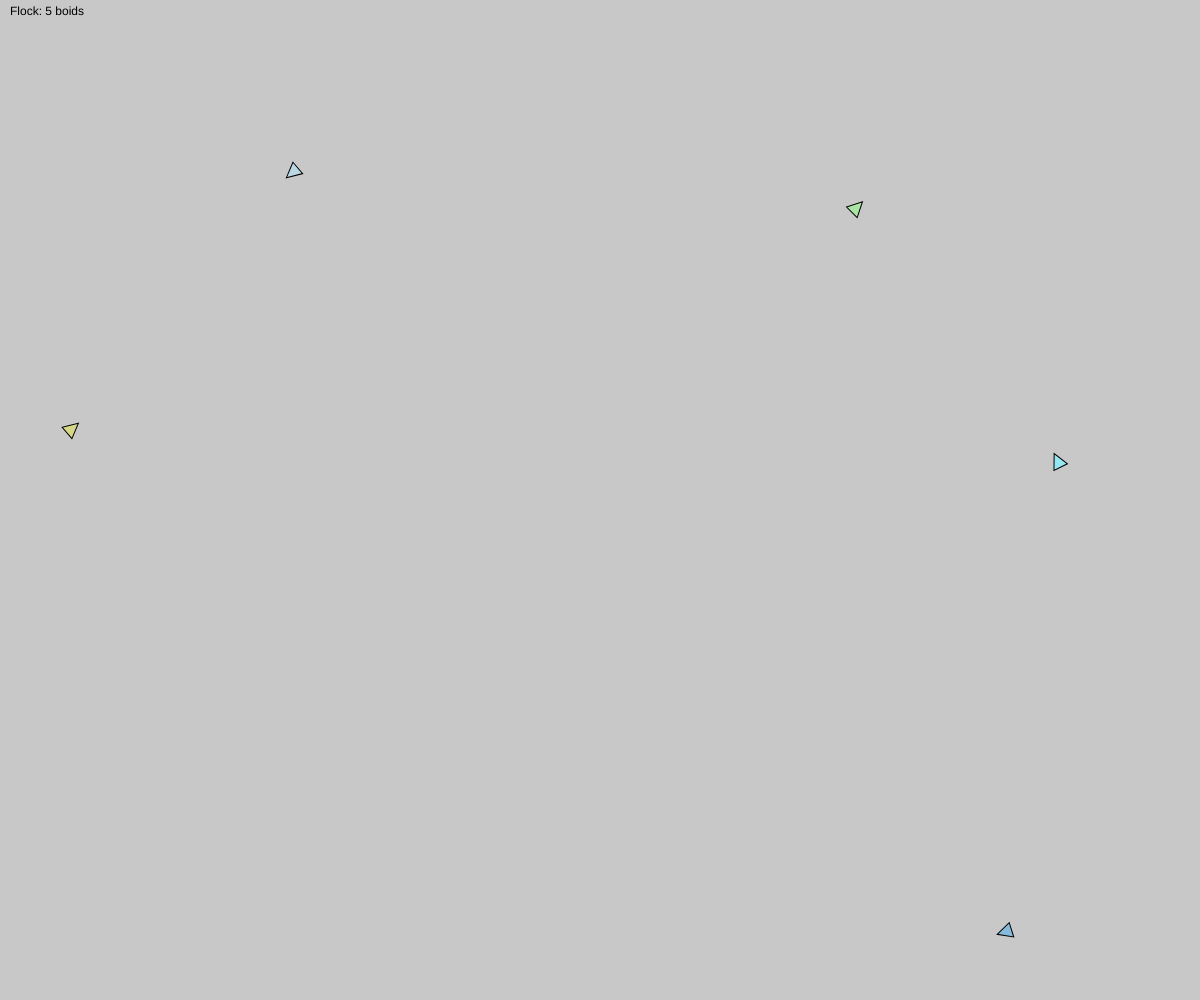
Frame 1 (no input)
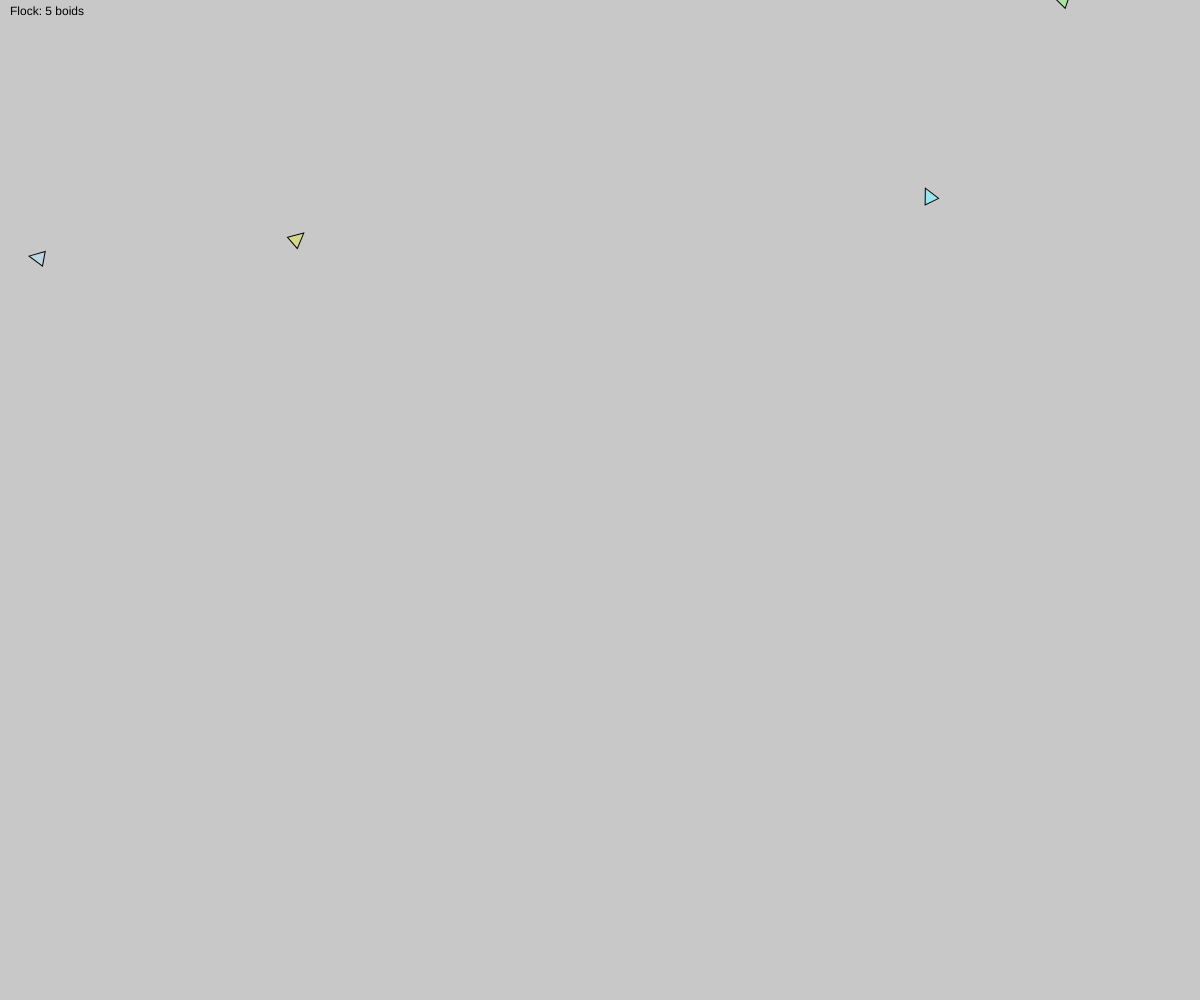
Frame 60 (no input)
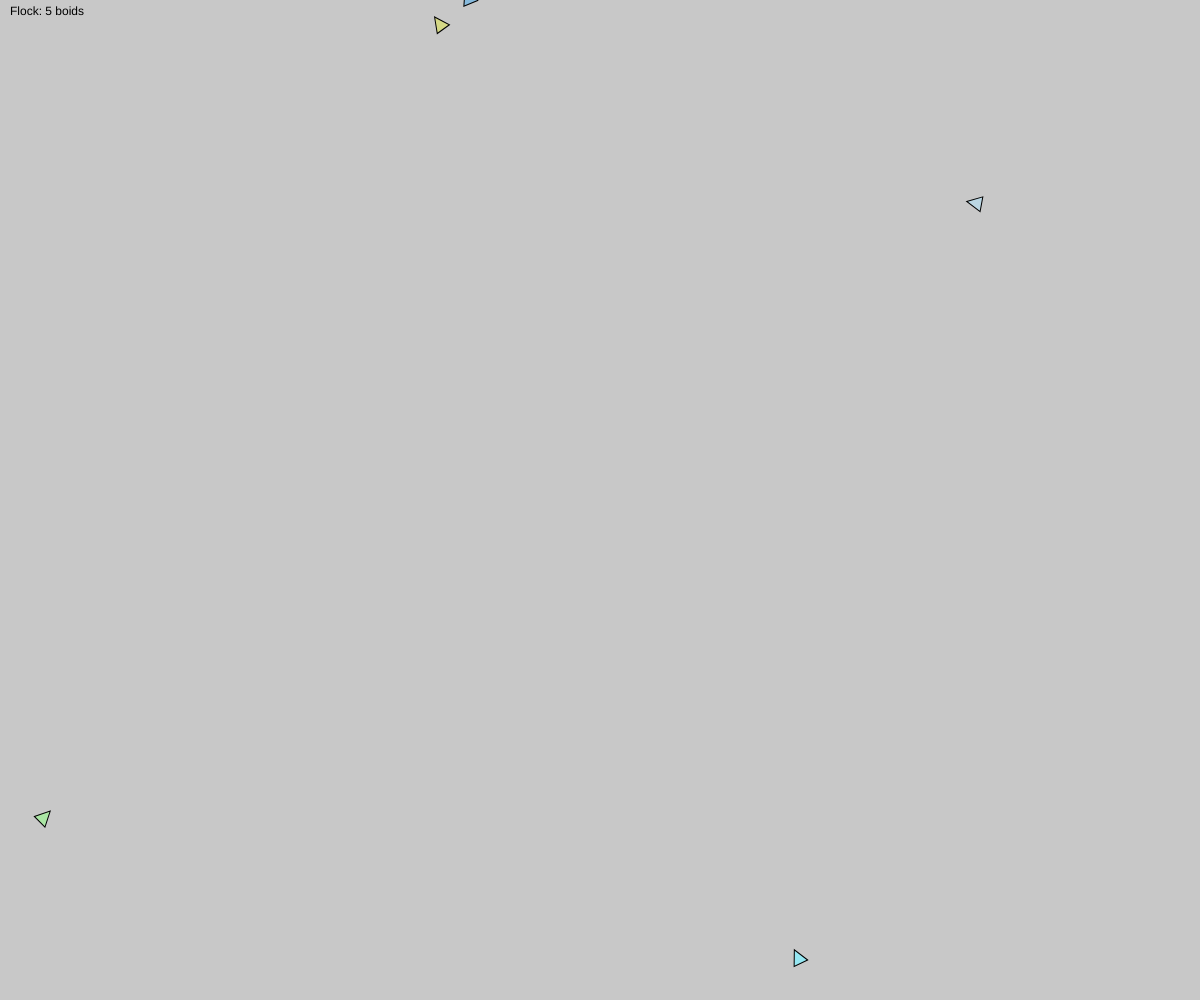
Frame 120 (the mouse pressed at the canvas centre since frame 60)

The p5.js sketch that drew these frames (run headless with seeded random() and noise() and a simulated clock; from frame 60 on, the mouse is pressed at the canvas centre):

// p5.js sketch
// ── sketch.js
// Sketch Constants
const NUM_BOIDS = 5;
const BOID_SIZE = 15;
const BOID_SPEED = 5;
const PERCEPTION = 75;
const SHOW_SIGHT = false;
const BORDER_MODE = "wrap" // "wrap" or "box"
const BOX_ROTATE_FACTOR = 0.5;

// Sketch Globals
var CANVAS_X = 0;
var CANVAS_Y = 0; 

// Weights
const ALIGNMENT_WEIGHT = 1.0;
const COHESION_WEIGHT = 1.0;
const SEPARATION_WEIGHT = 1.25;

// Flock
const flock = [];

// Classes
class Boid {
  constructor(x, y, dir) {
    this.pos = createVector(x, y);
    this.vel = createVector(BOID_SPEED, BOID_SPEED);
    this.vel.rotate(radians(dir));
    this.col = [
      random(125, 255),
      random(125, 255),
      random(125, 255)
    ]
  }
  // Utility functions
  getPos() {
    return this.pos;
  }
  getVel() {
    return this.vel;
  }
  // Main class functions
  draw() {
    push();
    translate(this.pos.x, this.pos.y);
    if (SHOW_SIGHT) {
      noFill();
      circle(0, 0, PERCEPTION);
    }
    rotate(this.vel.heading());
    fill(this.col);
    triangle(
      0 - (BOID_SIZE / 2), 
      0 + (BOID_SIZE / 2), 
      0 - (BOID_SIZE / 2), 
      0 - (BOID_SIZE / 2), 
      0 + (BOID_SIZE / 2), 
      0 
    );
    pop();

  }
  move(boids) {
    let alignment = this.alignment(boids);
    let cohesion = this.cohesion(boids);
    let separation = this.separation(boids);
    alignment.mult(ALIGNMENT_WEIGHT);
    cohesion.mult(COHESION_WEIGHT);
    separation.mult(SEPARATION_WEIGHT);
    this.vel.add(alignment);
    this.vel.add(cohesion);
    this.vel.add(separation);
    this.vel.normalize();
    this.vel.setMag(BOID_SPEED);
    this.pos.add(this.vel);
  }
  border() {
    if(BORDER_MODE == "wrap") {
      if(this.pos.x < -BOID_SIZE) {
        this.pos.x = (CANVAS_X + BOID_SIZE);
      }
      if(this.pos.y < -BOID_SIZE) {
        this.pos.y = (CANVAS_Y + BOID_SIZE);
      }
      if(this.pos.x > CANVAS_X + BOID_SIZE) {
        this.pos.x = -BOID_SIZE;
      }
      if(this.pos.y > CANVAS_Y + BOID_SIZE) {
        this.pos.y = -BOID_SIZE;
      }
    } else if (BORDER_MODE == "box") {
      if (this.pos.x - PERCEPTION < 0) { // left bound
        if(this.vel.y < 0) { // go right
          let cv = createVector(0, -1);
          cv.div(this.pos.x / BOID_SIZE);
          this.vel.add(cv);
        } else { // go left
          let cv = createVector(0, 1);
          cv.div(this.pos.x / BOID_SIZE);
          this.vel.add(cv);
        }
      } 
      if (this.pos.y - PERCEPTION < 0) { // top bound
        if (this.vel.x > 0) { // go right
          let cv = createVector(1, 0);
          cv.div(this.pos.y / BOID_SIZE);
          this.vel.add(cv);
        } else { // go left
          let cv = createVector(-1, 0);
          cv.div(this.pos.y / BOID_SIZE);
          this.vel.add(cv);
        }
      }
      if (this.pos.x + PERCEPTION > CANVAS_X) { // right bound 
        if(this.vel.y > 0) { // go right
          let cv = createVector(0, 1);
          cv.div((CANVAS_X - this.pos.x) / BOID_SIZE);
          this.vel.add(cv);
        } else { // go left
          let cv = createVector(0, -1);
          cv.div((CANVAS_X - this.pos.x) / BOID_SIZE);
          this.vel.add(cv);
        }
      }
      if (this.pos.y + PERCEPTION > CANVAS_Y) { // bottom bound
        if (this.vel.x < 0) { // go right
          let cv = createVector(-1, 0);
          cv.div((CANVAS_Y - this.pos.y) / BOID_SIZE);
          this.vel.add(cv);
        } else { // go left
          let cv = createVector(1, 0);
          cv.div((CANVAS_Y - this.pos.y) / BOID_SIZE);
          this.vel.add(cv);
        }
      }
      this.vel.normalize();
      this.vel.setMag(BOID_SPEED);
    }
  }
  // Principle functions
  separation(boids) {
    let cv = createVector(0, 0); // Computation vector
    let nc = 0; // Neighbor count
    for (i = 0; i < boids.length; i++) {
      if (this.pos != boids[i].getPos() && this.pos.dist(boids[i].getPos()) <= PERCEPTION) {
        if(this.pos.dist(boids[i].getPos()) > 0) {
          nc++;
          let iv = p5.Vector.sub(this.pos, boids[i].getPos()); // Iterator vector
          iv.normalize();
          iv.div(this.pos.dist(boids[i].getPos()));
          cv.add(iv);
        }
      }
    }
    if (nc > 0) {
      cv.div(nc); // Divide by number of neighbors
      cv.normalize(); // Normalize to vector of length 1
      return cv
    } else {
      return createVector(0, 0);
    }
  }
  cohesion(boids) {
    let cv = createVector(0, 0); // Computation vector
    let nc = 0; // Neighbor count
    for (i = 0; i < boids.length; i++) {
      if (this.pos != boids[i].getPos() && this.pos.dist(boids[i].getPos()) <= PERCEPTION) {
        nc++;
        cv.add(boids[i].getPos()); // Add position vector
      }
    }
    if (nc > 0) {
      cv.div(nc); // Divide by number of neighbors
      cv.sub(this.pos); // Recalculate cv as vector to center of mass of neighbors
      cv.normalize(); // Normalize to vector of length 1
      return cv;
    } else {
      return createVector(0, 0);
    }
  }
  alignment(boids) {
    let cv = createVector(0, 0); // Computation vector
    let nc = 0; // Neighbor count
    for (i = 0; i < boids.length; i++) {
      if (this.pos != boids[i].getPos() && this.pos.dist(boids[i].getPos()) <= PERCEPTION) {
        nc++;
        cv.add(boids[i].getVel());
      }
    }
    if(nc > 0) {
      cv.div(nc); // Divide by number of neighbors
      cv.normalize(); // Normalize to vector of length 1
      return cv
    } else {
      return createVector(0, 0);
    }
  }
  // Run function (calls main class functions)
  run(boids) {
    this.draw();
    this.move(boids);
    this.border();
  }
}

// Setup functionality
function setup() {
  CANVAS_X = windowWidth;
  CANVAS_Y = windowHeight;
  createCanvas(CANVAS_X, CANVAS_Y);
  for(i = 0; i < NUM_BOIDS; i++) {
    flock[i] = new Boid(
      random(0, CANVAS_X),
      random(0, CANVAS_Y),
      random(0, 360)
    );
  }
}

// Main draw loop
function draw() {
  background(200);
  text(("Flock: " + flock.length + " boids"), 10, 15);
  flock.forEach(b => b.run(flock));
}

function mouseDragged() {
  b = new Boid(mouseX, mouseY, random(0, 360));
  flock.push(b);
}


// Code Graveyard

/*

function mousePressed() {
  setup();
} 

let lv = p5.Vector.add(this.pos, this.vel);
line(this.pos.x, 
  this.pos.y,
  lv.x,
  lv.y
);

*/
